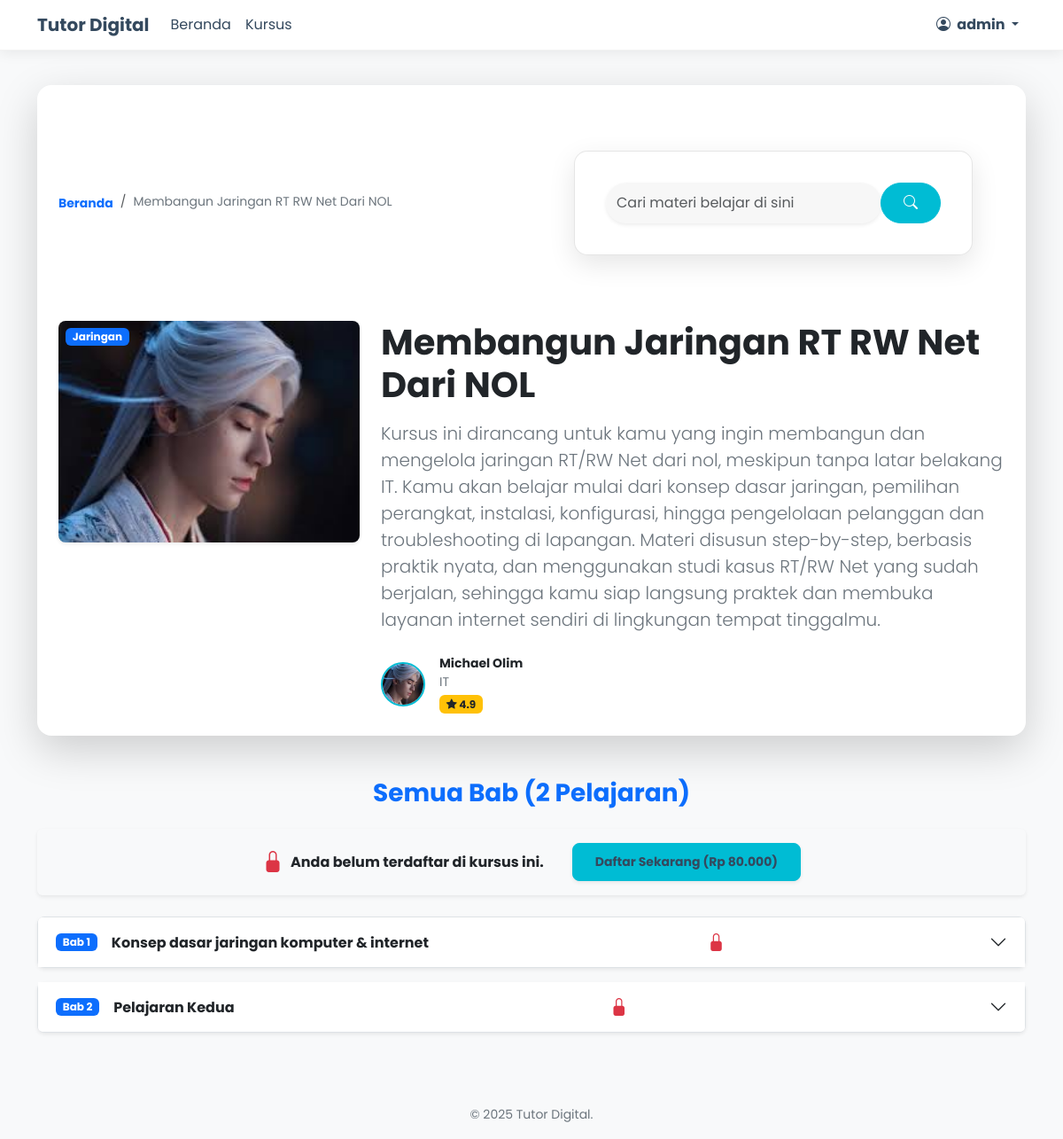
The app's page /course/1 (signed in) with its own data.
### models.py (models this page shows, shortened)
class User(UserMixin, db.Model):
    id = db.Column(db.Integer, primary_key=True)
    username = db.Column(db.String(64), index=True, unique=True)
    email = db.Column(db.String(120), index=True, unique=True)
    password_hash = db.Column(db.String(256))
    is_admin = db.Column(db.Boolean, default=False)
    full_name = db.Column(db.String(120))
    whatsapp_number = db.Column(db.String(20))
    enrollments = db.relationship('Enrollment', backref='student', lazy='dynamic')
    progresses = db.relationship('LessonProgress', backref='student', lazy='dynamic')

class Course(db.Model):
    id = db.Column(db.Integer, primary_key=True)
    title = db.Column(db.String(100), nullable=False)
    description = db.Column(db.Text)
    category = db.Column(db.String(64), default='Umum')
    instructor_name = db.Column(db.String(100))
    instructor_title = db.Column(db.String(100))
    rating = db.Column(db.Float, default=0.0)
    price = db.Column(db.Integer, default=0)
    discount_percent = db.Column(db.Integer, default=0)
    duration_hours = db.Column(db.Integer, default=10) # Field baru
    image_url = db.Column(db.String(255), nullable=True)
    instructor_image_url = db.Column(db.String(255), nullable=True)
    lessons = db.relationship('Lesson', backref='course', lazy='dynamic')
    enrollments = db.relationship('Enrollment', backref='course', lazy='dynamic')
    def total_lessons(self):
        return self.lessons.count()

class Lesson(db.Model):
    id = db.Column(db.Integer, primary_key=True)
    title = db.Column(db.String(100), nullable=False)
    content = db.Column(db.Text)
    course_id = db.Column(db.Integer, db.ForeignKey('course.id'))
    order = db.Column(db.Integer)
    duration_minutes = db.Column(db.Integer, default=15) # FIELD BARU
    progresses = db.relationship('LessonProgress', backref='lesson', lazy='dynamic')

### routes.py (the view, shortened to what this page needs)
@app.route('/course/<int:course_id>')
@login_required
def course_detail(course_id):
    course = Course.query.get_or_404(course_id)
    lessons = course.lessons.order_by(Lesson.order).all()
    enrollment = Enrollment.query.filter_by(user_id=current_user.id, course_id=course_id).first()
    is_enrolled = enrollment.is_confirmed if enrollment else False
    payment_status = 'none'
    return render_template('course_detail.html',
                           title=course.title,
                           course=course,
                           lessons=lessons,
                           is_enrolled=is_enrolled,
                           payment_status=payment_status)

### app.py (called while the page is built)
@app.context_processor
def inject_global_variables():
    return dict(
        now=datetime.utcnow # Menggunakan UTC, atau datetime.now() jika Anda yakin dengan timezone server
    )

### models.py (called while the page is built)
@login_manager.user_loader
def load_user(user_id):
    return User.query.get(int(user_id))

### utils.py (called while the page is built)
def format_rupiah(value):
    return "{:,.0f}".format(value).replace(",", ".")

### templates/course_detail.html (shortened to what this page needs)
{% extends "base.html" %}
{% block content %}
<div class="container">
    <div class="mb-5 p-4 card shadow-lg border-0 rounded-4">
        <div class="row align-items-center mb-4">
            <div class="col-md-6">
                <nav aria-label="breadcrumb">
                    <ol class="breadcrumb mb-0">
                        <li class="breadcrumb-item"><a href="{{ url_for('index') }}" class="text-primary text-decoration-none small fw-bold">Beranda</a></li>
                        <li class="breadcrumb-item active text-muted small" aria-current="page">{{ course.title }}</li>
                    </ol>
                </nav>
            </div>
            <div class="col-md-6">
                <form action="{{ url_for('search_lesson', course_id=course.id) }}" method="GET">
                    <div class="input-group">
                        <input type="text" name="q" class="form-control rounded-pill border-0 shadow-sm" placeholder="Cari materi belajar di sini" value="{{ search_query|default('') }}">
                        <button type="submit" class="btn btn-primary rounded-pill ms-n5" style="z-index: 10;">
                            <i class="bi bi-search"></i>
                        </button>
                    </div>
                </form>
            </div>
        </div>
        <div class="row align-items-start g-4">
            <div class="col-md-4">
                <div class="position-relative">
                    {% if course.image_url %}
                        <img src="{{ url_for('static', filename='uploads/' + course.image_url) }}" class="img-fluid rounded-3 shadow-sm" alt="{{ course.title }}" style="height: 250px; width: 100%; object-fit: cover;">
                    {% else %}
                        <div class="bg-light text-center d-flex align-items-center justify-content-center rounded-3" style="height: 250px;">
                            <i class="bi bi-image-fill text-secondary display-4"></i>
                        </div>
                    {% endif %}
                    <span class="badge bg-primary position-absolute top-0 start-0 m-2">{{ course.category }}</span>
                </div>
            </div>
            <div class="col-md-8">
                <h1 class="display-6 fw-bolder text-dark mb-3">{{ course.title }}</h1>
                <p class="lead text-muted small">{{ course.description }}</p>
                <div class="d-flex align-items-center mt-4">
                    {% if course.instructor_image_url %}
                        <img src="{{ url_for('static', filename='uploads/' + course.instructor_image_url) }}" class="rounded-circle me-3 instructor-img-small" alt="Instruktur" style="width: 50px; height: 50px; object-fit: cover;">
                    {% else %}
                        <i class="bi bi-person-circle me-3 text-primary" style="font-size: 2.5rem;"></i>
                    {% endif %}
                    <div>
                        <small class="fw-bold text-dark d-block">{{ course.instructor_name }}</small>
                        <small class="text-muted d-block">{{ course.instructor_title }}</small>
                        <span class="badge bg-warning text-dark mt-1"><i class="bi bi-star-fill"></i> {{ course.rating }}</span>
                    </div>
                </div>
            </div>
        </div>
    </div>
</div>
<div class="container">
    <div class="row justify-content-center">
        <div class="col-lg-12">
            <h3 class="text-center mb-4 fw-bold text-primary">
                {% if search_query %}
                    Hasil Pencarian untuk "{{ search_query }}" ({{ lessons|length }} Pelajaran)
                {% else %}
                    Semua Bab ({{ course.total_lessons() }} Pelajaran)
                {% endif %}
            </h3>
            {% if not is_enrolled %}
            <div class="alert text-center shadow-sm mb-4 p-3 d-flex flex-column flex-md-row justify-content-center align-items-center" role="alert">
                {% set final_price = course.price - (course.price * course.discount_percent / 100) %}
                {% if payment_status == 'paid_pending' %}
                    <i class="bi bi-clock-history me-2 text-info fs-4"></i>
                    <span class="fw-bold text-dark me-2">Pembayaran Anda sudah tercatat.</span>
                    <span class="text-info small">Menunggu konfirmasi Admin untuk akses penuh.</span>
                {% elif payment_status == 'unpaid' or payment_status == 'none' %}
                    <i class="bi bi-lock-fill me-2 text-danger fs-4"></i>
                    <span class="fw-bold text-dark me-3">Anda belum terdaftar di kursus ini.</span>
                    {% if final_price > 0 %}
                        <a href="{{ url_for('checkout', course_id=course.id) }}" class="btn btn-primary btn-sm ms-3 fw-bold shadow-sm">
                            Daftar Sekarang (Rp {{ final_price|format_rupiah }})
                        </a>
                    {% else %}
                        <a href="{{ url_for('enroll', course_id=course.id) }}" class="btn btn-success btn-sm ms-3 fw-bold shadow-sm">
                            Daftar GRATIS!
                        </a>
                    {% endif %}
                {% endif %}
            </div>
            {% endif %}
            <div class="accordion" id="lessonAccordion">
                {% for lesson in lessons %}
                {% set progress = lesson.progresses.filter_by(user_id=current_user.id).first() %}
                {% set is_completed = progress.is_completed if progress else False %}
                <div class="accordion-item mb-3 rounded-3 shadow-sm hover-scale">
                    <h2 class="accordion-header" id="heading{{ lesson.id }}">
                        <button class="accordion-button {% if not is_enrolled %}collapsed{% endif %} fw-bold" type="button" data-bs-toggle="collapse" data-bs-target="#collapse{{ lesson.id }}" aria-expanded="{% if is_enrolled %}true{% else %}false{% endif %}" aria-controls="collapse{{ lesson.id }}">
                            <span class="badge bg-primary me-3">Bab {{ lesson.order }}</span>
                            <span class="text-dark me-auto">{{ lesson.title }}</span>
                            {% if is_enrolled %}
                                {% if is_completed %}
                                    <i class="bi bi-check-circle-fill text-success ms-3 fs-5" title="Selesai"></i>
                                {% else %}
                                    <i class="bi bi-play-circle-fill text-info ms-3 fs-5" title="Mulai"></i>
                                {% endif %}
                            {% else %}
                                <i class="bi bi-lock-fill text-danger ms-3 fs-5" title="Terkunci"></i>
                            {% endif %}
                        </button>
                    </h2>
                </div>
                {% endfor %}
            </div>
        </div>
    </div>
</div>
{% endblock %}

### templates/base.html (shortened to what this page needs)
<!doctype html>
<html lang="id">
<head>
    <link href="https://cdn.jsdelivr.net/npm/bootstrap@5.3.2/dist/css/bootstrap.min.css" rel="stylesheet">
    <link rel="stylesheet" href="https://cdn.jsdelivr.net/npm/bootstrap-icons@1.11.3/font/bootstrap-icons.min.css">
    <link rel="stylesheet" href="https://cdnjs.cloudflare.com/ajax/libs/animate.css/4.1.1/animate.min.css"/>
    <link rel="stylesheet" href="{{ url_for('static', filename='style.css') }}">
</head>
<body>
    <nav class="navbar navbar-expand-lg navbar-light fixed-top">
        <div class="container">
            <a class="navbar-brand fw-bolder" href="{{ url_for('index') }}">
                Tutor Digital
            </a>
            <div class="collapse navbar-collapse" id="navbarNav">
                <ul class="navbar-nav me-auto mb-2 mb-lg-0">
                    <li class="nav-item">
                        <a class="nav-link" href="{{ url_for('index') }}">Beranda</a>
                    </li>
                    <li class="nav-item">
                        <a class="nav-link" href="{{ url_for('search') }}">Kursus</a>
                    </li>
                </ul>
                <ul class="navbar-nav">
                    {% if current_user.is_authenticated %}
                        <li class="nav-item dropdown">
                            <a class="nav-link dropdown-toggle fw-bold" href="#" id="navbarDropdown" role="button" data-bs-toggle="dropdown" aria-expanded="false">
                                <i class="bi bi-person-circle me-1"></i> {{ current_user.username }}
                            </a>
                        </li>
                    {% endif %}
                </ul>
            </div>
        </div>
    </nav>
    <main class="my-5 pt-5">
        {% block content %}{% endblock %}
    </main>
    <footer class="footer mt-auto py-3 bg-transparent">
        <div class="container text-center">
            <span class="text-muted small">
                &copy; {{ now().year }} Tutor Digital.
            </span>
        </div>
    </footer>
</body>
</html>

### static/style.css (style rules this page uses)
body { background-color: #F8F9FA; min-height: 100vh; font-family: 'Poppins', sans-serif; color: #34495E; }
h1, h2, h3, h4, h5, h6, p, a, .nav-link, .navbar-brand { color: #34495E !important; }
.text-muted { color: #6C757D !important; }
.navbar { background-color: rgba(255, 255, 255, 0.95) !important; box-shadow: 0 2px 15px rgba(0, 0, 0, 0.08); backdrop-filter: blur(5px); border-bottom: 1px solid rgba(0, 0, 0, 0.05); z-index: 1000; }
.navbar-light .navbar-nav .nav-link { color: #34495E !important; }
.card { background: rgba(255, 255, 255, 1); backdrop-filter: blur(0px); border-radius: 15px; border: 1px solid rgba(0, 0, 0, 0.05); box-shadow: 0 5px 20px 0 rgba(0, 0, 0, 0.05); color: #34495E; transition: transform 0.3s ease-in-out, box-shadow 0.3s; }
.container form { max-width: 450px; margin: 50px auto; padding: 35px; background: rgba(255, 255, 255, 1); backdrop-filter: blur(12px); border-radius: 15px; border: 1px solid rgba(0, 0, 0, 0.1); box-shadow: 0 10px 30px 0 rgba(0, 0, 0, 0.1); }
.form-control { background-color: rgba(0, 0, 0, 0.03); border: 1px solid rgba(0, 0, 0, 0.1); color: #34495E; border-radius: 8px; }
.btn-primary { background-color: #00BCD4; border-color: #00BCD4; color: #fff; border-radius: 8px; padding: 10px 25px; font-weight: 600; transition: background-color 0.3s; }
.alert { color: #34495E; border: none; }
.instructor-img-small { border: 2px solid #00BCD4; }
.hover-scale { transition: transform 0.3s ease, box-shadow 0.3s ease; }

### records on screen
User: username "admin"
Course: title "Membangun Jaringan RT RW Net Dari NOL", image_url (picture), category "Jaringan", description "Kursus ini dirancang untuk kamu yang ingin membangun dan mengelola jaringan RT/RW Net dari nol, meskipun tanpa latar belakang IT. Kamu akan belajar mulai dari konsep dasar jaringan, pemilihan perangkat, instalasi, konfigurasi, hingga pengelolaan pelanggan dan troubleshooting di lapangan. Materi disusun step-by-step, berbasis praktik nyata, dan menggunakan studi kasus RT/RW Net yang sudah berjalan, sehingga kamu siap langsung praktek dan membuka layanan internet sendiri di lingkungan tempat tinggalmu.", instructor_image_url (picture), instructor_name "Michael Olim", instructor_title "IT", rating "4.9"
Lesson: order "1", title "Konsep dasar jaringan komputer & internet"
Lesson: order "2", title "Pelajaran Kedua"

### other values on screen
{{ course.total_lessons() }} "2"
{{ final_price|format_rupiah }} "80.000"
